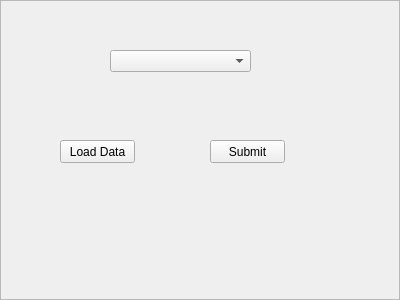
<?xml version="1.0" encoding="UTF-8"?>
<ui version="4.0">
 <class>Frame</class>
 <widget class="QFrame" name="Frame">
  <property name="geometry">
   <rect>
    <x>0</x>
    <y>0</y>
    <width>400</width>
    <height>300</height>
   </rect>
  </property>
  <property name="windowTitle">
   <string>Frame</string>
  </property>
  <property name="frameShape">
   <enum>QFrame::StyledPanel</enum>
  </property>
  <property name="frameShadow">
   <enum>QFrame::Raised</enum>
  </property>
  <widget class="QComboBox" name="cmbactor">
   <property name="geometry">
    <rect>
     <x>110</x>
     <y>50</y>
     <width>141</width>
     <height>22</height>
    </rect>
   </property>
  </widget>
  <widget class="QPushButton" name="btnloaddata">
   <property name="geometry">
    <rect>
     <x>60</x>
     <y>140</y>
     <width>75</width>
     <height>23</height>
    </rect>
   </property>
   <property name="text">
    <string>Load Data</string>
   </property>
  </widget>
  <widget class="QPushButton" name="btnsubmit">
   <property name="geometry">
    <rect>
     <x>210</x>
     <y>140</y>
     <width>75</width>
     <height>23</height>
    </rect>
   </property>
   <property name="text">
    <string>Submit</string>
   </property>
  </widget>
 </widget>
 <resources/>
 <connections/>
</ui>
